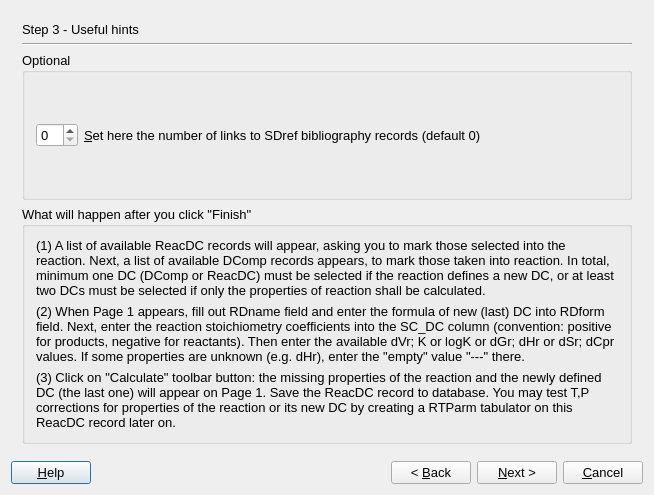
<?xml version="1.0" encoding="UTF-8"?>
<ui version="4.0">
 <class>ReacDCWizardData</class>
 <widget class="QDialog" name="ReacDCWizardData">
  <property name="geometry">
   <rect>
    <x>0</x>
    <y>0</y>
    <width>654</width>
    <height>495</height>
   </rect>
  </property>
  <property name="font">
   <font>
    <pointsize>10</pointsize>
   </font>
  </property>
  <property name="windowTitle">
   <string>GEM-Selektor Proces</string>
  </property>
  <layout class="QGridLayout">
   <item row="0" column="0">
    <widget class="QStackedWidget" name="stackedWidget">
     <property name="mouseTracking">
      <bool>false</bool>
     </property>
     <property name="acceptDrops">
      <bool>false</bool>
     </property>
     <property name="autoFillBackground">
      <bool>false</bool>
     </property>
     <property name="frameShape">
      <enum>QFrame::NoFrame</enum>
     </property>
     <property name="frameShadow">
      <enum>QFrame::Plain</enum>
     </property>
     <property name="currentIndex">
      <number>2</number>
     </property>
     <widget class="QWidget" name="page">
      <layout class="QGridLayout">
       <item row="0" column="0">
        <widget class="QLabel" name="pageName">
         <property name="sizePolicy">
          <sizepolicy hsizetype="Preferred" vsizetype="Fixed">
           <horstretch>0</horstretch>
           <verstretch>0</verstretch>
          </sizepolicy>
         </property>
         <property name="text">
          <string>Step 1 - Selection of reaction-defined DC type and codes of methods of T,P correction</string>
         </property>
        </widget>
       </item>
       <item row="1" column="0">
        <widget class="Line" name="line">
         <property name="orientation">
          <enum>Qt::Horizontal</enum>
         </property>
        </widget>
       </item>
       <item row="2" column="0">
        <widget class="QGroupBox" name="groupBox">
         <property name="title">
          <string>Select here the class code for the reaction-defined Dependent Component (DC)</string>
         </property>
         <layout class="QVBoxLayout">
          <item>
           <widget class="QLabel" name="ModelCodeLabel">
            <property name="minimumSize">
             <size>
              <width>0</width>
              <height>0</height>
             </size>
            </property>
            <property name="text">
             <string>&amp;This DC class code will be copied to Phase definition (can be changed there too):</string>
            </property>
            <property name="alignment">
             <set>Qt::AlignBottom</set>
            </property>
            <property name="wordWrap">
             <bool>true</bool>
            </property>
            <property name="buddy">
             <cstring>pPreC</cstring>
            </property>
           </widget>
          </item>
          <item>
           <widget class="QComboBox" name="pPreC">
            <item>
             <property name="text">
              <string>O   Dependent Component of a single-component condensed phase</string>
             </property>
            </item>
            <item>
             <property name="text">
              <string>T    Hydrogen ion H+</string>
             </property>
            </item>
            <item>
             <property name="text">
              <string>S    Other aqueous species (ions complexes and ion pairs)</string>
             </property>
            </item>
            <item>
             <property name="text">
              <string>K    Aqueous-surface species (in adsorption site-ligand models)</string>
             </property>
            </item>
            <item>
             <property name="text">
              <string>W   Water H2O (solvent in aqueous phase)</string>
             </property>
            </item>
            <item>
             <property name="text">
              <string>L     Liquid solvent component of the aqueous phase</string>
             </property>
            </item>
            <item>
             <property name="text">
              <string>G    Gas (ideal component)</string>
             </property>
            </item>
            <item>
             <property name="text">
              <string>I     Ideal end-member (ideal mixing, Raoult's law)</string>
             </property>
            </item>
            <item>
             <property name="text">
              <string>J    Junior end-member (solute, non-ideal mixing)</string>
             </property>
            </item>
            <item>
             <property name="text">
              <string>M   Major end-member (solvent, non-ideal mixing)</string>
             </property>
            </item>
            <item>
             <property name="text">
              <string>X    Neutral surface OH functional group</string>
             </property>
            </item>
            <item>
             <property name="text">
              <string>Y    Inner-sphere surface complex</string>
             </property>
            </item>
            <item>
             <property name="text">
              <string>Z    Outer-sphere surface complex </string>
             </property>
            </item>
            <item>
             <property name="text">
              <string>0    Inner-sphere complex on surface type 0 </string>
             </property>
            </item>
            <item>
             <property name="text">
              <string>2    Inner-sphere complex on surface type 1 </string>
             </property>
            </item>
            <item>
             <property name="text">
              <string>4    Inner-sphere complex on surface type 2</string>
             </property>
            </item>
            <item>
             <property name="text">
              <string>6    Inner-sphere complex on surface type 3 </string>
             </property>
            </item>
            <item>
             <property name="text">
              <string>8    Inner-sphere complex on surface type 4</string>
             </property>
            </item>
            <item>
             <property name="text">
              <string>1    Outer-sphere complex on surface  type 0</string>
             </property>
            </item>
            <item>
             <property name="text">
              <string>3    Outer-sphere complex on surface type 1</string>
             </property>
            </item>
            <item>
             <property name="text">
              <string>5    Outer-sphere complex on surface type 2</string>
             </property>
            </item>
            <item>
             <property name="text">
              <string>7    Outer-sphere complex on surface type 3</string>
             </property>
            </item>
            <item>
             <property name="text">
              <string>9    Outer-sphere complex on surtype type 4</string>
             </property>
            </item>
            <item>
             <property name="text">
              <string>Q   Sorbent; major end-member of the sorbent solid solution</string>
             </property>
            </item>
            <item>
             <property name="text">
              <string>P    Other (minor) end-member of the sorbent solid solutio</string>
             </property>
            </item>
           </widget>
          </item>
         </layout>
        </widget>
       </item>
       <item row="3" column="0">
        <widget class="QLabel" name="textLabel10">
         <property name="sizePolicy">
          <sizepolicy hsizetype="Preferred" vsizetype="Preferred">
           <horstretch>0</horstretch>
           <verstretch>0</verstretch>
          </sizepolicy>
         </property>
         <property name="frameShape">
          <enum>QFrame::NoFrame</enum>
         </property>
         <property name="frameShadow">
          <enum>QFrame::Plain</enum>
         </property>
         <property name="text">
          <string>The codes set below will configure the ReacDC record and define how to compute T,P corrections for the reaction and the new DC it defines.</string>
         </property>
         <property name="textFormat">
          <enum>Qt::AutoText</enum>
         </property>
         <property name="scaledContents">
          <bool>false</bool>
         </property>
         <property name="wordWrap">
          <bool>true</bool>
         </property>
         <property name="margin">
          <number>0</number>
         </property>
         <property name="openExternalLinks">
          <bool>false</bool>
         </property>
        </widget>
       </item>
       <item row="4" column="0">
        <widget class="QGroupBox" name="groupBox_7">
         <property name="title">
          <string>Select here method codes of T,P correction for molar properties of the reaction-defined DC</string>
         </property>
         <layout class="QVBoxLayout">
          <item>
           <widget class="QLabel" name="AC_modeLabel">
            <property name="frameShape">
             <enum>QFrame::NoFrame</enum>
            </property>
            <property name="frameShadow">
             <enum>QFrame::Plain</enum>
            </property>
            <property name="text">
             <string>&amp;General method code for temperature corrections:</string>
            </property>
            <property name="alignment">
             <set>Qt::AlignBottom</set>
            </property>
            <property name="wordWrap">
             <bool>true</bool>
            </property>
            <property name="buddy">
             <cstring>p_pct_1</cstring>
            </property>
           </widget>
          </item>
          <item>
           <widget class="QComboBox" name="p_pct_1">
            <item>
             <property name="text">
              <string>K   Calculation through the logK of reaction TP dependency</string>
             </property>
            </item>
            <item>
             <property name="text">
              <string>H   Calculation on the basis of revised HKF EoS (reserved)</string>
             </property>
            </item>
            <item>
             <property name="text">
              <string>C   Calculation on the basis of standard S0  and Cp0  integration</string>
             </property>
            </item>
            <item>
             <property name="text">
              <string>I    Calculation of thermodynamic properties for isotopic forms of compounds</string>
             </property>
            </item>
           </widget>
          </item>
          <item>
           <widget class="QLabel" name="DcEqModeLabel">
            <property name="frameShape">
             <enum>QFrame::NoFrame</enum>
            </property>
            <property name="frameShadow">
             <enum>QFrame::Plain</enum>
            </property>
            <property name="text">
             <string>&amp;Method variant code for temperature EoS corrections:</string>
            </property>
            <property name="alignment">
             <set>Qt::AlignBottom</set>
            </property>
            <property name="wordWrap">
             <bool>true</bool>
            </property>
            <property name="buddy">
             <cstring>p_pct_2</cstring>
            </property>
           </widget>
          </item>
          <item>
           <widget class="QComboBox" name="p_pct_2">
            <item>
             <property name="text">
              <string>0   One-term extrapolation of logK (T) </string>
             </property>
            </item>
            <item>
             <property name="text">
              <string>1   One-term extrapolation of logK (T)  assuming dGr (T) = dGr (Tr ) = const.</string>
             </property>
            </item>
            <item>
             <property name="text">
              <string>2   Two-term extrapolation of logK (T) </string>
             </property>
            </item>
            <item>
             <property name="text">
              <string>3   Three-term extrapolation of logK (T) at dCpr (T) = const</string>
             </property>
            </item>
            <item>
             <property name="text">
              <string>L    Calculation of logK (T) for reactions from 7 empirical coefficients</string>
             </property>
            </item>
            <item>
             <property name="text">
              <string>X   Calculation of logK (T) for reactions from 5 empirical Cp coefficients</string>
             </property>
            </item>
            <item>
             <property name="text">
              <string>Z   Lagrange polynomial interpolation of discrete logK (P,T) values</string>
             </property>
            </item>
            <item>
             <property name="text">
              <string>R   Calculation of logK, dSr, dCpr, dVr using Marshall-Franck density model</string>
             </property>
            </item>
            <item>
             <property name="text">
              <string>Y   Calculation of logK, dSr, dCpr, dVr using modified Ryzhenko-Bryzgalin model</string>
             </property>
            </item>
            <item>
             <property name="text">
              <string>G   Calculation of standard Gibbs energy function g0T for isotopic forms of compounds</string>
             </property>
            </item>
            <item>
             <property name="text">
              <string>S   Calculation of g0T, h0T, S0T from standard entropy integration</string>
             </property>
            </item>
            <item>
             <property name="text">
              <string>E   Pronsprep97 - prediction of properties for aqueous hydroxide complexes</string>
             </property>
            </item>
            <item>
             <property name="text">
              <string>W  Calculation of properties of H2O liquid and vapor (reserved) </string>
             </property>
            </item>
            <item>
             <property name="text">
              <string>K   Calculation using HKF EoS coefficients (reserved)</string>
             </property>
            </item>
           </widget>
          </item>
          <item>
           <widget class="QLabel" name="PhEqModeLabel">
            <property name="text">
             <string>Method code for &amp;pressure corrections:</string>
            </property>
            <property name="alignment">
             <set>Qt::AlignBottom</set>
            </property>
            <property name="wordWrap">
             <bool>true</bool>
            </property>
            <property name="buddy">
             <cstring>p_pct_3</cstring>
            </property>
           </widget>
          </item>
          <item>
           <widget class="QComboBox" name="p_pct_3">
            <item>
             <property name="text">
              <string>C   Molar volume of new DC calculated from constant dVr  of reaction</string>
             </property>
            </item>
            <item>
             <property name="text">
              <string>N   No pressure correction to be done</string>
             </property>
            </item>
            <item>
             <property name="text">
              <string>Z   Lagrange polynomial interpolation of discrete logK (P,T )</string>
             </property>
            </item>
            <item>
             <property name="text">
              <string>0   Account for pressure dependence is inherent</string>
             </property>
            </item>
            <item>
             <property name="text">
              <string>K   Molar volume is calculated from 5 empirical coefficients</string>
             </property>
            </item>
            <item>
             <property name="text">
              <string>E   Molar volume V (T,P )  increment to V0 (reserved)</string>
             </property>
            </item>
            <item>
             <property name="text">
              <string>F   Pressure corrections for the properties of H2O liquid (reserved)</string>
             </property>
            </item>
            <item>
             <property name="text">
              <string>P   Pronsprep97 - prediction of standard state data for aqueous metal complexes</string>
             </property>
            </item>
           </widget>
          </item>
         </layout>
        </widget>
       </item>
      </layout>
     </widget>
     <widget class="QWidget" name="page_2">
      <layout class="QGridLayout">
       <item row="0" column="0">
        <widget class="QLabel" name="label">
         <property name="sizePolicy">
          <sizepolicy hsizetype="Preferred" vsizetype="Fixed">
           <horstretch>0</horstretch>
           <verstretch>0</verstretch>
          </sizepolicy>
         </property>
         <property name="text">
          <string>Step 2 - Specific dimensions and settings</string>
         </property>
        </widget>
       </item>
       <item row="1" column="0">
        <widget class="Line" name="line_2">
         <property name="orientation">
          <enum>Qt::Horizontal</enum>
         </property>
        </widget>
       </item>
       <item row="2" column="0">
        <widget class="QGroupBox" name="groupBox_2">
         <property name="sizePolicy">
          <sizepolicy hsizetype="Minimum" vsizetype="Minimum">
           <horstretch>0</horstretch>
           <verstretch>0</verstretch>
          </sizepolicy>
         </property>
         <property name="title">
          <string>Dimension to change only in special cases (e.g. to find properties of reaction between existing DCs)</string>
         </property>
         <layout class="QHBoxLayout">
          <item>
           <widget class="QSpinBox" name="pnDC">
            <property name="sizePolicy">
             <sizepolicy hsizetype="Fixed" vsizetype="Fixed">
              <horstretch>0</horstretch>
              <verstretch>0</verstretch>
             </sizepolicy>
            </property>
           </widget>
          </item>
          <item>
           <widget class="QLabel" name="textLabel1_2_2">
            <property name="sizePolicy">
             <sizepolicy hsizetype="Preferred" vsizetype="Preferred">
              <horstretch>0</horstretch>
              <verstretch>0</verstretch>
             </sizepolicy>
            </property>
            <property name="text">
             <string>Number of &amp;DCs in the reaction (usually set automatically after selecting the DCs)</string>
            </property>
            <property name="alignment">
             <set>Qt::AlignVCenter</set>
            </property>
            <property name="wordWrap">
             <bool>true</bool>
            </property>
            <property name="buddy">
             <cstring>pnDC</cstring>
            </property>
           </widget>
          </item>
         </layout>
        </widget>
       </item>
       <item row="3" column="0">
        <widget class="QGroupBox" name="groupBox_4">
         <property name="title">
          <string>Dimensions to set only for the logK array for T,P corrections by interpolation (KZZ method codes)   </string>
         </property>
         <layout class="QGridLayout">
          <item row="0" column="0">
           <widget class="QSpinBox" name="pnTp">
            <property name="sizePolicy">
             <sizepolicy hsizetype="Fixed" vsizetype="Fixed">
              <horstretch>0</horstretch>
              <verstretch>0</verstretch>
             </sizepolicy>
            </property>
            <property name="minimumSize">
             <size>
              <width>50</width>
              <height>0</height>
             </size>
            </property>
           </widget>
          </item>
          <item row="0" column="1">
           <widget class="QLabel" name="textLabel1">
            <property name="text">
             <string>Number of interpolation points along T (&gt; 2, &lt; 20)</string>
            </property>
            <property name="alignment">
             <set>Qt::AlignVCenter</set>
            </property>
            <property name="wordWrap">
             <bool>true</bool>
            </property>
           </widget>
          </item>
          <item row="1" column="0">
           <widget class="QSpinBox" name="pnPp">
            <property name="sizePolicy">
             <sizepolicy hsizetype="Fixed" vsizetype="Fixed">
              <horstretch>0</horstretch>
              <verstretch>0</verstretch>
             </sizepolicy>
            </property>
            <property name="minimumSize">
             <size>
              <width>50</width>
              <height>0</height>
             </size>
            </property>
           </widget>
          </item>
          <item row="1" column="1">
           <widget class="QLabel" name="textLabel1_2">
            <property name="text">
             <string>Number of interpolation points along P (&gt; 1, &lt; 10)</string>
            </property>
            <property name="alignment">
             <set>Qt::AlignVCenter</set>
            </property>
            <property name="wordWrap">
             <bool>true</bool>
            </property>
           </widget>
          </item>
         </layout>
        </widget>
       </item>
       <item row="4" column="0">
        <widget class="QGroupBox" name="groupBox_3">
         <property name="sizePolicy">
          <sizepolicy hsizetype="Minimum" vsizetype="Minimum">
           <horstretch>0</horstretch>
           <verstretch>0</verstretch>
          </sizepolicy>
         </property>
         <property name="title">
          <string>Units of measurement (cannot be changed in this version of GEMS) </string>
         </property>
         <layout class="QGridLayout">
          <item row="0" column="0">
           <widget class="QComboBox" name="pPunE">
            <property name="enabled">
             <bool>false</bool>
            </property>
            <property name="sizePolicy">
             <sizepolicy hsizetype="Fixed" vsizetype="Fixed">
              <horstretch>0</horstretch>
              <verstretch>0</verstretch>
             </sizepolicy>
            </property>
            <property name="minimumSize">
             <size>
              <width>180</width>
              <height>0</height>
             </size>
            </property>
            <item>
             <property name="text">
              <string>j     J/mol(/K) </string>
             </property>
            </item>
            <item>
             <property name="text">
              <string>c    cal/mol(/K)</string>
             </property>
            </item>
            <item>
             <property name="text">
              <string>J     kJ/mol(/K)</string>
             </property>
            </item>
            <item>
             <property name="text">
              <string>C    kcal/mol(/K)</string>
             </property>
            </item>
            <item>
             <property name="text">
              <string>N   Normalized</string>
             </property>
            </item>
           </widget>
          </item>
          <item row="0" column="1">
           <widget class="QLabel" name="textLabel1_2_3">
            <property name="text">
             <string>Units of energy (default: j)</string>
            </property>
            <property name="wordWrap">
             <bool>false</bool>
            </property>
            <property name="buddy">
             <cstring>pPunE</cstring>
            </property>
           </widget>
          </item>
          <item row="1" column="0">
           <widget class="QComboBox" name="pPunV">
            <property name="enabled">
             <bool>false</bool>
            </property>
            <property name="sizePolicy">
             <sizepolicy hsizetype="Fixed" vsizetype="Fixed">
              <horstretch>0</horstretch>
              <verstretch>0</verstretch>
             </sizepolicy>
            </property>
            <property name="minimumSize">
             <size>
              <width>180</width>
              <height>0</height>
             </size>
            </property>
            <item>
             <property name="text">
              <string>j    J/bar  = 0.1 cm3/mol</string>
             </property>
            </item>
            <item>
             <property name="text">
              <string>a   cal/bar</string>
             </property>
            </item>
            <item>
             <property name="text">
              <string>m   cm3/mol</string>
             </property>
            </item>
           </widget>
          </item>
          <item row="1" column="1">
           <widget class="QLabel" name="textLabel1_2_3_2">
            <property name="text">
             <string>Units of of volume (default:  j)</string>
            </property>
            <property name="wordWrap">
             <bool>false</bool>
            </property>
            <property name="buddy">
             <cstring>pPunV</cstring>
            </property>
           </widget>
          </item>
          <item row="2" column="0">
           <widget class="QComboBox" name="pPunP">
            <property name="enabled">
             <bool>false</bool>
            </property>
            <property name="sizePolicy">
             <sizepolicy hsizetype="Fixed" vsizetype="Fixed">
              <horstretch>0</horstretch>
              <verstretch>0</verstretch>
             </sizepolicy>
            </property>
            <property name="minimumSize">
             <size>
              <width>180</width>
              <height>0</height>
             </size>
            </property>
            <item>
             <property name="text">
              <string>b    bar  = 10^5 Pa</string>
             </property>
            </item>
            <item>
             <property name="text">
              <string>B    kbar (kilobar)</string>
             </property>
            </item>
            <item>
             <property name="text">
              <string>p    Pa  (Pascal)</string>
             </property>
            </item>
            <item>
             <property name="text">
              <string>P    MPa  = 10^6 Pa  </string>
             </property>
            </item>
            <item>
             <property name="text">
              <string>A    atm (=1.013 bar)</string>
             </property>
            </item>
           </widget>
          </item>
          <item row="2" column="1">
           <widget class="QLabel" name="textLabel1_2_3_2_3">
            <property name="text">
             <string>Units of pressure (default: b)</string>
            </property>
            <property name="wordWrap">
             <bool>false</bool>
            </property>
            <property name="buddy">
             <cstring>pPunP</cstring>
            </property>
           </widget>
          </item>
          <item row="3" column="0">
           <widget class="QComboBox" name="pPunT">
            <property name="enabled">
             <bool>false</bool>
            </property>
            <property name="minimumSize">
             <size>
              <width>180</width>
              <height>0</height>
             </size>
            </property>
            <item>
             <property name="text">
              <string>C   Celsius  </string>
             </property>
            </item>
            <item>
             <property name="text">
              <string>K   Kelvin</string>
             </property>
            </item>
            <item>
             <property name="text">
              <string>F   Fahrenheit</string>
             </property>
            </item>
           </widget>
          </item>
          <item row="3" column="1">
           <widget class="QLabel" name="textLabel1_2_3_2_2">
            <property name="frameShape">
             <enum>QFrame::NoFrame</enum>
            </property>
            <property name="frameShadow">
             <enum>QFrame::Plain</enum>
            </property>
            <property name="text">
             <string>Units of temperature (default: C)</string>
            </property>
            <property name="wordWrap">
             <bool>false</bool>
            </property>
            <property name="buddy">
             <cstring>pPunT</cstring>
            </property>
           </widget>
          </item>
         </layout>
        </widget>
       </item>
      </layout>
     </widget>
     <widget class="QWidget" name="page_4">
      <layout class="QGridLayout">
       <item row="0" column="0">
        <widget class="QLabel" name="label_3">
         <property name="sizePolicy">
          <sizepolicy hsizetype="Preferred" vsizetype="Fixed">
           <horstretch>0</horstretch>
           <verstretch>0</verstretch>
          </sizepolicy>
         </property>
         <property name="text">
          <string>Step 3 - Useful hints</string>
         </property>
        </widget>
       </item>
       <item row="1" column="0">
        <widget class="Line" name="line_4">
         <property name="orientation">
          <enum>Qt::Horizontal</enum>
         </property>
        </widget>
       </item>
       <item row="2" column="0">
        <widget class="QGroupBox" name="groupBox_5">
         <property name="sizePolicy">
          <sizepolicy hsizetype="Preferred" vsizetype="Minimum">
           <horstretch>0</horstretch>
           <verstretch>0</verstretch>
          </sizepolicy>
         </property>
         <property name="title">
          <string>Optional</string>
         </property>
         <layout class="QHBoxLayout">
          <item>
           <widget class="QSpinBox" name="spinBoxSDrefLnk">
            <property name="sizePolicy">
             <sizepolicy hsizetype="Fixed" vsizetype="Fixed">
              <horstretch>0</horstretch>
              <verstretch>0</verstretch>
             </sizepolicy>
            </property>
           </widget>
          </item>
          <item>
           <widget class="QLabel" name="textLabel5">
            <property name="text">
             <string>&amp;Set here the number of links to SDref bibliography records (default 0)</string>
            </property>
            <property name="alignment">
             <set>Qt::AlignVCenter</set>
            </property>
            <property name="wordWrap">
             <bool>true</bool>
            </property>
            <property name="buddy">
             <cstring>spinBoxSDrefLnk</cstring>
            </property>
           </widget>
          </item>
         </layout>
        </widget>
       </item>
       <item row="3" column="0">
        <widget class="QGroupBox" name="groupBox_6">
         <property name="title">
          <string>What will happen after you click &quot;Finish&quot;</string>
         </property>
         <layout class="QGridLayout">
          <item row="1" column="0">
           <widget class="QLabel" name="textLabel12">
            <property name="text">
             <string>&lt;!DOCTYPE HTML PUBLIC &quot;-//W3C//DTD HTML 4.0//EN&quot; &quot;http://www.w3.org/TR/REC-html40/strict.dtd&quot;&gt;
&lt;html&gt;&lt;head&gt;&lt;meta name=&quot;qrichtext&quot; content=&quot;1&quot; /&gt;&lt;style type=&quot;text/css&quot;&gt;
p, li { white-space: pre-wrap; }
&lt;/style&gt;&lt;/head&gt;&lt;body style=&quot; font-family:'MS Shell Dlg 2'; font-size:10pt; font-weight:400; font-style:normal;&quot;&gt;
&lt;p style=&quot; margin-top:0px; margin-bottom:0px; margin-left:0px; margin-right:0px; -qt-block-indent:0; text-indent:0px;&quot;&gt;(2) When Page 1 appears, fill out RDname field and enter the formula of new (last) DC into RDform field. Next, enter the reaction stoichiometry coefficients into the SC_DC column (convention: positive for products, negative for reactants). Then enter the available dVr; K or logK or dGr; dHr or dSr; dCpr values. If some properties are unknown (e.g. dHr), enter the &amp;quot;empty&amp;quot; value &amp;quot;---&amp;quot; there.&lt;/p&gt;&lt;/body&gt;&lt;/html&gt;</string>
            </property>
            <property name="alignment">
             <set>Qt::AlignVCenter</set>
            </property>
            <property name="wordWrap">
             <bool>true</bool>
            </property>
           </widget>
          </item>
          <item row="2" column="0">
           <widget class="QLabel" name="textLabel14">
            <property name="text">
             <string>&lt;!DOCTYPE HTML PUBLIC &quot;-//W3C//DTD HTML 4.0//EN&quot; &quot;http://www.w3.org/TR/REC-html40/strict.dtd&quot;&gt;
&lt;html&gt;&lt;head&gt;&lt;meta name=&quot;qrichtext&quot; content=&quot;1&quot; /&gt;&lt;style type=&quot;text/css&quot;&gt;
p, li { white-space: pre-wrap; }
&lt;/style&gt;&lt;/head&gt;&lt;body style=&quot; font-family:'MS Shell Dlg 2'; font-size:10pt; font-weight:400; font-style:normal;&quot;&gt;
&lt;p style=&quot; margin-top:0px; margin-bottom:0px; margin-left:0px; margin-right:0px; -qt-block-indent:0; text-indent:0px;&quot;&gt;(3) Click on &amp;quot;Calculate&amp;quot; toolbar button: the missing properties of the reaction and the newly defined DC (the last one) will appear on Page 1. Save the ReacDC record to database. You may test T,P corrections for properties of the reaction or its new DC by creating a RTParm tabulator on this ReacDC record later on.&lt;/p&gt;&lt;/body&gt;&lt;/html&gt;</string>
            </property>
            <property name="alignment">
             <set>Qt::AlignVCenter</set>
            </property>
            <property name="wordWrap">
             <bool>true</bool>
            </property>
           </widget>
          </item>
          <item row="0" column="0">
           <widget class="QLabel" name="textLabel13">
            <property name="text">
             <string>&lt;!DOCTYPE HTML PUBLIC &quot;-//W3C//DTD HTML 4.0//EN&quot; &quot;http://www.w3.org/TR/REC-html40/strict.dtd&quot;&gt;
&lt;html&gt;&lt;head&gt;&lt;meta name=&quot;qrichtext&quot; content=&quot;1&quot; /&gt;&lt;style type=&quot;text/css&quot;&gt;
p, li { white-space: pre-wrap; }
&lt;/style&gt;&lt;/head&gt;&lt;body style=&quot; font-family:'MS Shell Dlg 2'; font-size:10pt; font-weight:400; font-style:normal;&quot;&gt;
&lt;p style=&quot; margin-top:0px; margin-bottom:0px; margin-left:0px; margin-right:0px; -qt-block-indent:0; text-indent:0px;&quot;&gt;(1) A list of available ReacDC records will appear, asking you to mark those selected into the reaction. Next, a list of available DComp records appears, to mark those taken into reaction. In total, minimum one DC (DComp or ReacDC) must be selected if the reaction defines a new DC, or at least two DCs must be selected if only the properties of reaction shall be calculated.&lt;/p&gt;&lt;/body&gt;&lt;/html&gt;</string>
            </property>
            <property name="alignment">
             <set>Qt::AlignVCenter</set>
            </property>
            <property name="wordWrap">
             <bool>true</bool>
            </property>
           </widget>
          </item>
         </layout>
        </widget>
       </item>
      </layout>
     </widget>
    </widget>
   </item>
   <item row="1" column="0">
    <layout class="QHBoxLayout">
     <item>
      <widget class="QPushButton" name="pHelp">
       <property name="text">
        <string>&amp;Help</string>
       </property>
      </widget>
     </item>
     <item>
      <spacer>
       <property name="orientation">
        <enum>Qt::Horizontal</enum>
       </property>
       <property name="sizeHint" stdset="0">
        <size>
         <width>40</width>
         <height>20</height>
        </size>
       </property>
      </spacer>
     </item>
     <item>
      <widget class="QPushButton" name="pBack">
       <property name="text">
        <string>&lt; &amp;Back</string>
       </property>
      </widget>
     </item>
     <item>
      <widget class="QPushButton" name="pNext">
       <property name="text">
        <string>&amp;Next &gt;</string>
       </property>
      </widget>
     </item>
     <item>
      <widget class="QPushButton" name="pCancel">
       <property name="text">
        <string>&amp;Cancel</string>
       </property>
      </widget>
     </item>
    </layout>
   </item>
  </layout>
 </widget>
 <layoutdefault spacing="6" margin="11"/>
 <tabstops>
  <tabstop>pPreC</tabstop>
  <tabstop>p_pct_1</tabstop>
  <tabstop>p_pct_2</tabstop>
  <tabstop>p_pct_3</tabstop>
  <tabstop>pnDC</tabstop>
  <tabstop>pnTp</tabstop>
  <tabstop>pnPp</tabstop>
  <tabstop>pPunE</tabstop>
  <tabstop>pPunV</tabstop>
  <tabstop>pPunP</tabstop>
  <tabstop>pPunT</tabstop>
  <tabstop>spinBoxSDrefLnk</tabstop>
  <tabstop>pHelp</tabstop>
  <tabstop>pBack</tabstop>
  <tabstop>pNext</tabstop>
  <tabstop>pCancel</tabstop>
 </tabstops>
 <resources/>
 <connections>
  <connection>
   <sender>pCancel</sender>
   <signal>clicked()</signal>
   <receiver>ReacDCWizardData</receiver>
   <slot>reject()</slot>
   <hints>
    <hint type="sourcelabel">
     <x>587</x>
     <y>518</y>
    </hint>
    <hint type="destinationlabel">
     <x>317</x>
     <y>270</y>
    </hint>
   </hints>
  </connection>
 </connections>
</ui>
